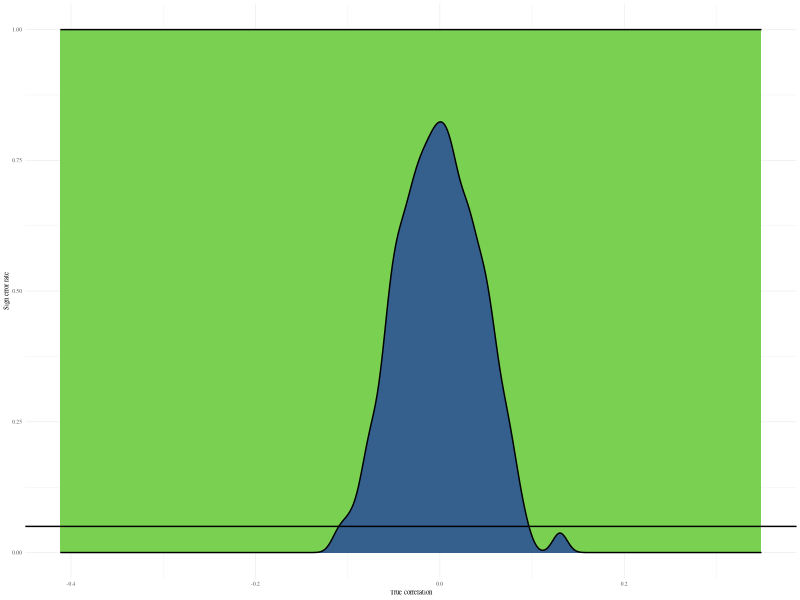
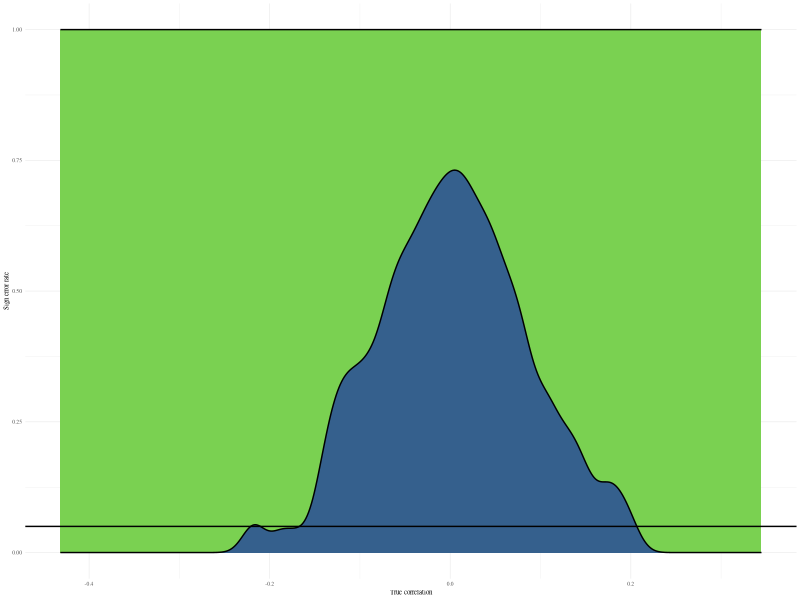
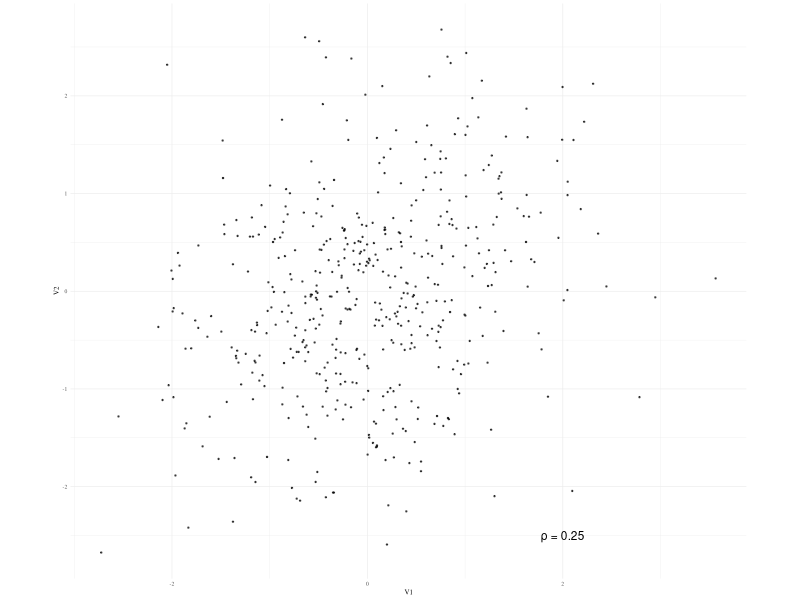

Generate these figures, in order, with R:
## ---- chunk 1
## Simulate correlated abundance changes
set.seed(8981)
library(tidyverse)
library(matrixcalc)
library(Matrix)
library(clusterGeneration)
library(viridis)
theme_set(theme_minimal(base_size = 5, base_family = "Times"))
nspec <- 100

sampler <- function(sample){
    ind <- replicate(nspec,sample(1:NROW(sample), NROW(sample)))
    cor(sapply(1:nspec, function(x) sample[ind[,x],x]), use = "pairwise.complete.obs")
}

cortest <- function(nspec = 100, n = 500, missing = 0.5){
    mu <- rnorm(nspec, 0, 1)
    Sigma_cov <- genPositiveDefMat(nspec, covMethod = "onion", rangeVar = c(1,1))[[2]]
    cor_cor <- cov2cor(Sigma_cov)
    y1 <- mvrnorm(n=n, mu = rep(0,nspec), Sigma = diag(nspec))
    y2 <- y1 + mvrnorm(n=n, mu=mu, Sigma = Sigma_cov)
    changes <- y2-y1
    changes[sample(seq_along(changes), missing*length(changes))] <- NA
    estimates <- cor(changes, use = "pairwise.complete.obs")
    reps <- replicate(1000,sampler(changes))
    
    results <- list(
        upper = apply(reps, 1:2, function(x) quantile(x, 0.975, na.rm = TRUE)),
        lower = apply(reps, 1:2, function(x) quantile(x, 0.025, na.rm = TRUE))
    )
    
    results <- as.data.frame(sapply(results, function(x) x[lower.tri(x)]))
    results$true <- cor_cor[lower.tri(cor_cor)]
    results$means <- estimates[lower.tri(estimates)]
    results$var <- apply(combn(1:nspec, 2), 2, function(x) paste(x, collapse = "-"))
    results$residual <- results$means - results$true
    S_error <- sapply(results[c(3:4)], sign)
    results$S_error <- abs(rowSums(S_error)) != 2
    results$significant<- results$means > results$upper | results$means < results$lower
    return(results)
}

test1 <- cortest(100, 500, 0)
test2 <- cortest(100, 500, 0.5)

png("test11.png", res = 300, width = 600, height = 500)
ggplot(test1, aes(x = true, fill = S_error)) + geom_density(position = "fill") + geom_hline(yintercept = 0.05) + scale_fill_viridis(discrete = TRUE, begin = 0.8, end = .3, guide = FALSE) + labs(y = "Sign error rate", x = "True correlation")
dev.off()

png("test21.png", res = 300, width = 600, height = 500)
ggplot(test2, aes(x = true, fill = S_error)) + geom_density(position = "fill") + geom_hline(yintercept = 0.05) + scale_fill_viridis(discrete = TRUE, begin = 0.8, end = .3, guide = FALSE) + labs(y = "Sign error rate", x = "True correlation")
dev.off()

demmat <- matrix(c(1,0.25,0.25,1), ncol = 2)
cordem <- mvrnorm(500, mu = c(0,0), Sigma = demmat)
cordem <- as.data.frame(cordem)

png("cordem.png", res = 300, width = 600, height = 500)
ggplot(cordem, aes(V1,V2)) + geom_point(alpha = 0.6, size = 0.2) + annotate(x = 2, y = -2.5, label = "\U03C1 = 0.25", geom = "text", size = 3) + coord_fixed()
dev.off()
